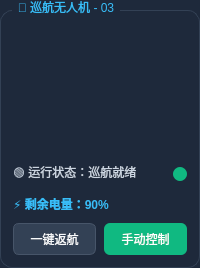
                               <widget class="QGroupBox" name="groupBox_4">
                                <property name="styleSheet">
                                 <string notr="true">QGroupBox {
	font: 700 11pt &quot;Microsoft YaHei UI&quot;;
	color: #38bdf8;
	background-color: #1e293b;
	border: 1px solid #334155;
	border-radius: 12px;
	margin-top: 10px;
	padding-top: 10px;
}
QGroupBox::title {
	subcontrol-origin: margin;
	left: 12px;
	padding: 0 4px;
}
QLabel {
	color: #cbd5e1;
	font: 9pt &quot;Microsoft YaHei UI&quot;;
}</string>
                                </property>
                                <property name="title">
                                 <string>🚁 巡航无人机 - 03</string>
                                </property>
                                <layout class="QVBoxLayout" name="verticalLayout_26">
                                 <property name="spacing">
                                  <number>10</number>
                                 </property>
                                 <property name="margin" stdset="0">
                                  <number>12</number>
                                 </property>
                                 <item>
                                  <layout class="QHBoxLayout" name="horizontalLayout_22">
                                   <item>
                                    <spacer name="horizontalSpacer_46">
                                     <property name="orientation">
                                      <enum>Qt::Orientation::Horizontal</enum>
                                     </property>
                                     <property name="sizeHint" stdset="0">
                                      <size>
                                       <width>18</width>
                                       <height>20</height>
                                      </size>
                                     </property>
                                    </spacer>
                                   </item>
                                   <item>
                                    <widget class="QLabel" name="label_21">
                                     <property name="minimumSize">
                                      <size>
                                       <width>130</width>
                                       <height>120</height>
                                      </size>
                                     </property>
                                     <property name="styleSheet">
                                      <string notr="true">border-image: url(:/image/image/robot1.png);
border-radius: 10px;</string>
                                     </property>
                                     <property name="text">
                                      <string/>
                                     </property>
                                     <property name="alignment">
                                      <set>Qt::AlignmentFlag::AlignCenter</set>
                                     </property>
                                    </widget>
                                   </item>
                                   <item>
                                    <spacer name="horizontalSpacer_47">
                                     <property name="orientation">
                                      <enum>Qt::Orientation::Horizontal</enum>
                                     </property>
                                     <property name="sizeHint" stdset="0">
                                      <size>
                                       <width>18</width>
                                       <height>20</height>
                                      </size>
                                     </property>
                                    </spacer>
                                   </item>
                                  </layout>
                                 </item>
                                 <item>
                                  <layout class="QHBoxLayout" name="horizontalLayout_23">
                                   <item>
                                    <widget class="QLabel" name="label_22">
                                     <property name="text">
                                      <string>🟢 运行状态：巡航就绪</string>
                                     </property>
                                    </widget>
                                   </item>
                                   <item>
                                    <spacer name="horizontalSpacer_49">
                                     <property name="orientation">
                                      <enum>Qt::Orientation::Horizontal</enum>
                                     </property>
                                     <property name="sizeHint" stdset="0">
                                      <size>
                                       <width>20</width>
                                       <height>20</height>
                                      </size>
                                     </property>
                                    </spacer>
                                   </item>
                                   <item>
                                    <widget class="QPushButton" name="condition_3">
                                     <property name="minimumSize">
                                      <size>
                                       <width>14</width>
                                       <height>14</height>
                                      </size>
                                     </property>
                                     <property name="maximumSize">
                                      <size>
                                       <width>14</width>
                                       <height>14</height>
                                      </size>
                                     </property>
                                     <property name="styleSheet">
                                      <string notr="true">#condition_3 {
	border: none;
	background-color: #10b981;
	border-radius: 7px;
}</string>
                                     </property>
                                     <property name="text">
                                      <string/>
                                     </property>
                                    </widget>
                                   </item>
                                  </layout>
                                 </item>
                                 <item>
                                  <layout class="QHBoxLayout" name="horizontalLayout_24">
                                   <item>
                                    <widget class="QLabel" name="label_23">
                                     <property name="styleSheet">
                                      <string notr="true">color: #38bdf8; font-weight: bold;</string>
                                     </property>
                                     <property name="text">
                                      <string>⚡ 剩余电量：90%</string>
                                     </property>
                                    </widget>
                                   </item>
                                  </layout>
                                 </item>
                                 <item>
                                  <layout class="QHBoxLayout" name="horizontalLayout_25">
                                   <property name="spacing">
                                    <number>8</number>
                                   </property>
                                   <item>
                                    <widget class="QPushButton" name="gohome_3">
                                     <property name="minimumSize">
                                      <size>
                                       <width>0</width>
                                       <height>32</height>
                                      </size>
                                     </property>
                                     <property name="styleSheet">
                                      <string notr="true">#gohome_3 {
	font: 700 9pt &quot;Microsoft YaHei UI&quot;;
	border-radius: 6px;
	background-color: #334155;
	color: #f8fafc;
	border: 1px solid #475569;
}
#gohome_3:hover {
	background-color: #475569;
}
#gohome_3:pressed {
	background-color: #1e293b;
}</string>
                                     </property>
                                     <property name="text">
                                      <string>一键返航</string>
                                     </property>
                                    </widget>
                                   </item>
                                   <item>
                                    <widget class="QPushButton" name="byhand_control_3">
                                     <property name="minimumSize">
                                      <size>
                                       <width>0</width>
                                       <height>32</height>
                                      </size>
                                     </property>
                                     <property name="styleSheet">
                                      <string notr="true">#byhand_control_3 {
	font: 700 9pt &quot;Microsoft YaHei UI&quot;;
	border-radius: 6px;
	background-color: #10b981;
	color: #ffffff;
	border: none;
}
#byhand_control_3:hover {
	background-color: #059669;
}
#byhand_control_3:pressed {
	background-color: #047857;
}</string>
                                     </property>
                                     <property name="text">
                                      <string>手动控制</string>
                                     </property>
                                    </widget>
                                   </item>
                                  </layout>
                                 </item>
                                </layout>
                               </widget>
